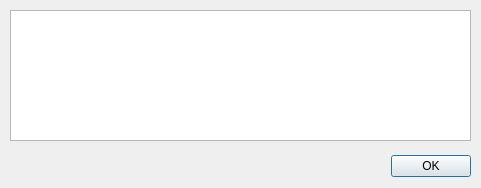
<?xml version="1.0" encoding="UTF-8"?>
<ui version="4.0">
 <class>MaxMinDialog</class>
 <widget class="QDialog" name="MaxMinDialog">
  <property name="geometry">
   <rect>
    <x>0</x>
    <y>0</y>
    <width>481</width>
    <height>188</height>
   </rect>
  </property>
  <property name="sizePolicy">
   <sizepolicy hsizetype="Fixed" vsizetype="Fixed">
    <horstretch>0</horstretch>
    <verstretch>0</verstretch>
   </sizepolicy>
  </property>
  <property name="minimumSize">
   <size>
    <width>481</width>
    <height>188</height>
   </size>
  </property>
  <property name="maximumSize">
   <size>
    <width>481</width>
    <height>188</height>
   </size>
  </property>
  <property name="windowTitle">
   <string>MAX &amp; MIN</string>
  </property>
  <widget class="QDialogButtonBox" name="buttonBox">
   <property name="geometry">
    <rect>
     <x>10</x>
     <y>150</y>
     <width>461</width>
     <height>32</height>
    </rect>
   </property>
   <property name="orientation">
    <enum>Qt::Horizontal</enum>
   </property>
   <property name="standardButtons">
    <set>QDialogButtonBox::Ok</set>
   </property>
  </widget>
  <widget class="QTableWidget" name="tableWidget">
   <property name="geometry">
    <rect>
     <x>10</x>
     <y>10</y>
     <width>461</width>
     <height>131</height>
    </rect>
   </property>
  </widget>
 </widget>
 <resources/>
 <connections>
  <connection>
   <sender>buttonBox</sender>
   <signal>accepted()</signal>
   <receiver>MaxMinDialog</receiver>
   <slot>accept()</slot>
   <hints>
    <hint type="sourcelabel">
     <x>248</x>
     <y>254</y>
    </hint>
    <hint type="destinationlabel">
     <x>157</x>
     <y>274</y>
    </hint>
   </hints>
  </connection>
  <connection>
   <sender>buttonBox</sender>
   <signal>rejected()</signal>
   <receiver>MaxMinDialog</receiver>
   <slot>reject()</slot>
   <hints>
    <hint type="sourcelabel">
     <x>316</x>
     <y>260</y>
    </hint>
    <hint type="destinationlabel">
     <x>286</x>
     <y>274</y>
    </hint>
   </hints>
  </connection>
 </connections>
</ui>
